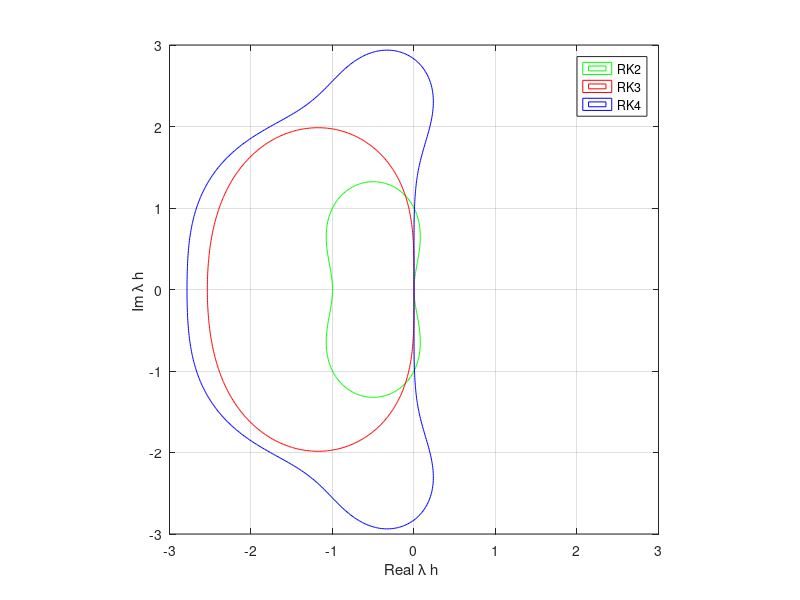

The MATLAB source for this figure:
% Analysis of stability regions for RK-2, RK-3, and RK-4 methods

% specify range in x and y for plot below, and number of points
xrange = 3; 
yrange = 3; 
N = 301; 

% construct mesh
xv = linspace(-1.*xrange, xrange, N);
yv = linspace(-1.*yrange, yrange, N);
[x,y] = meshgrid(xv, yv);            % x and y each are NxN arrays to be
                                     % used in the call to 'contour' below

% calculate z 
z = x + 1i*y;         % notice the imaginary number i is written 1i

% second order RK     % define Q here for RK2
Q_rk2 = 1+z+z.^2;

% third order RK      % define Q here for RK3
Q_rk3 = 1+z+0.5*z.^2+1/24*z.^3;

% fourth order RK     % define Q here for RK4
Q_rk4 = 1+z+0.5*z.^2+1/6*z.^3+1/24*z.^4;

% compute complex modulus of Q
Q_rk2_mag = abs(Q_rk2);
Q_rk3_mag = abs(Q_rk3);
Q_rk4_mag = abs(Q_rk4); 

% plot contours--these plot the contour lines |Q(z)| = 1; since the region
%                of absolute stability is defined to be when |Q(z)| < 1, 
%                this means everything ~inside~ the curves is the stable
%                region, and everything outside is unstable. 
contour(x,y,Q_rk2_mag, [1 1], 'g-')
hold on; 
contour(x,y,Q_rk3_mag, [1 1], 'r-')
hold on; 
contour(x,y,Q_rk4_mag, [1 1], 'b-')
axis([-1.*xrange, xrange, -1.*yrange, yrange]);
axis('square') 
xlabel('Real \lambda h '); 
ylabel('Im \lambda h '); 
grid on; 
legend('RK2', 'RK3',  'RK4')